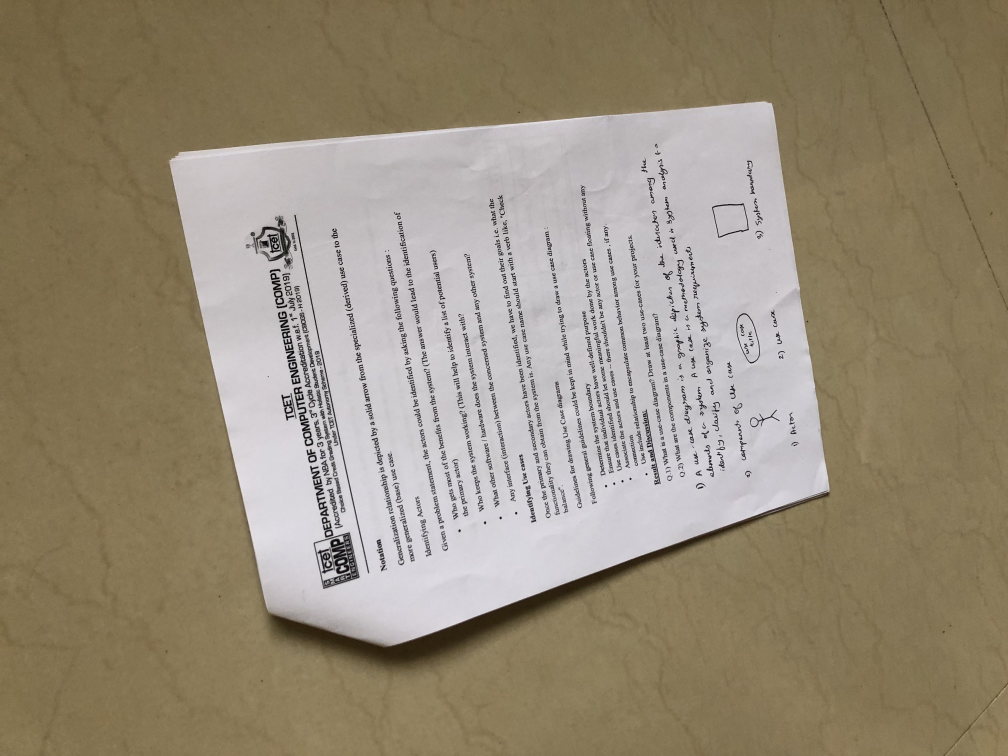
#> input picture Document-Scanner-Custom-Semantic-Segmentation-using-PyTorch-DeepLabV3/test_images/IMG-5897.jpg, 4032 x 3024 px (shown at 1/4 size)
$ python resizer.py --source-dir test_images --destination-dir out --img-size 100
#> lines starting #> are read from the running program, lines starting #| are printed output that depends on the picture
import os
import cv2
import time
import argparse
import numpy as np
from multiprocessing import Pool, cpu_count


def creat_dirs(dir_path):
    os.makedirs(dir_path, exist_ok=True)


def chunk(length, n):
    for i in range(0, length, n):
        yield (i, i + n)


def ResizeWithAspectRatio(curr_dim, resize_to: int = 320):
    """returns new h and new w which maintains the aspect ratio"""

    h, w = curr_dim

    if h > w:
        r = resize_to / float(h)
        size = (int(w * r), resize_to)
    else:
        r = resize_to / float(w)
        size = (resize_to, int(h * r))
    return size[::-1]


def operation(data=None):

    prc_id = data["id"]
    images_paths = data["images_paths"]
    params = data["params"]

    SRC_DIR = params["SRC_DIR"]
    DST_DIR = params["DST_DIR"]
    IMG_SIZE = params["IMG_SIZE"]

    print(f"[INFO] starting process {prc_id}")

    for image_name in images_paths:

        src_image_path = os.path.join(SRC_DIR, image_name)
        dst_image_path = os.path.join(DST_DIR, image_name)

        image_true = cv2.imread(src_image_path, cv2.IMREAD_COLOR)

        imH, imW = image_true.shape[:2]

        if not (max(imW, imH) < IMG_SIZE):
            asp_h, asp_w = ResizeWithAspectRatio(curr_dim=(imH, imW), resize_to=IMG_SIZE)
            image_true = cv2.resize(image_true, (asp_w, asp_h), interpolation=cv2.INTER_NEAREST)

        cv2.imwrite(dst_image_path, image_true)

    print(f"[INFO] finishing process {prc_id}")


def transform_images_xmls(source_dir, dest_dir, image_size=320):
    SRC_DIR = source_dir
    DST_DIR = dest_dir
    IMG_SIZE = image_size
    images_paths = []

    IMAGE_FORMATS = (".jpeg", ".JPEG", ".png", ".PNG", ".jpg", ".JPG")

    creat_dirs(SRC_DIR)
    creat_dirs(DST_DIR)

    params = {
        "SRC_DIR": SRC_DIR,
        "DST_DIR": DST_DIR,
        "IMG_SIZE": IMG_SIZE,
    }

    images_paths = [i for i in os.listdir(SRC_DIR) if i.endswith(IMAGE_FORMATS)]

    length = len(images_paths)
    procs = cpu_count()
    # procIDs = list(range(procs))
    print("Procs:", procs)

    numImagesPerProc = length / procs
    numImagesPerProc = int(np.ceil(numImagesPerProc))
    print("numImagesPerProc:", numImagesPerProc)

    chunked_image_paths = []

    for start, end in chunk(length, numImagesPerProc):
        chunked_image_paths.append(images_paths[start:end])

    payloads = []

    # loop over the set chunked image paths
    for i, imagePaths in enumerate(chunked_image_paths):
        data = {"id": i, "images_paths": imagePaths, "params": params}
        payloads.append(data)

    print("[INFO] Directory:", SRC_DIR)
    print("[INFO] Total images:", length)

    print(f"[INFO] launching pool using {procs} processes")
    pool = Pool(processes=procs)
    pool.map(operation, payloads)
    # close the pool and wait for all processes to finish
    print("[INFO] waiting for processes to finish...")
    pool.close()
    pool.join()
    print("[INFO] multiprocessing complete")


def main():
    parser = argparse.ArgumentParser(description="Create Training and Validatin splits")
    parser.add_argument("-s", "--source-dir", required=True, type=str, help="Input Source folder path")
    parser.add_argument("-d", "--destination-dir", required=True, type=str, help="Output destination folder path")
    parser.add_argument("-x", "--img-size", required=True, type=int, help="size of resized Image ")

    args = parser.parse_args()

    src = args.source_dir
    dst = args.destination_dir
    image_size = args.img_size

    start = time.perf_counter()

    transform_images_xmls(src, dst, image_size=image_size)
#> in operation, image_true is the input picture: shape (3024, 4032, 3); mean B, G, R 120.8, 140.2, 151.2
#> in operation, `image_true = cv2.resize(image_true, (asp_w, asp_h), interpolation=cv2...`:
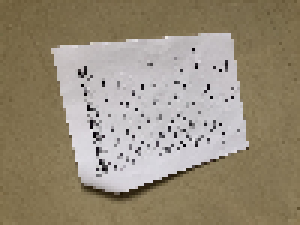
#> image_true: shape (75, 100, 3) (shown 3 times larger); mean B, G, R 120.7, 140, 151.1
    print("\nTime Taken: ", round(time.perf_counter() - start, 3), "s")


if __name__ == "__main__":
    main()
